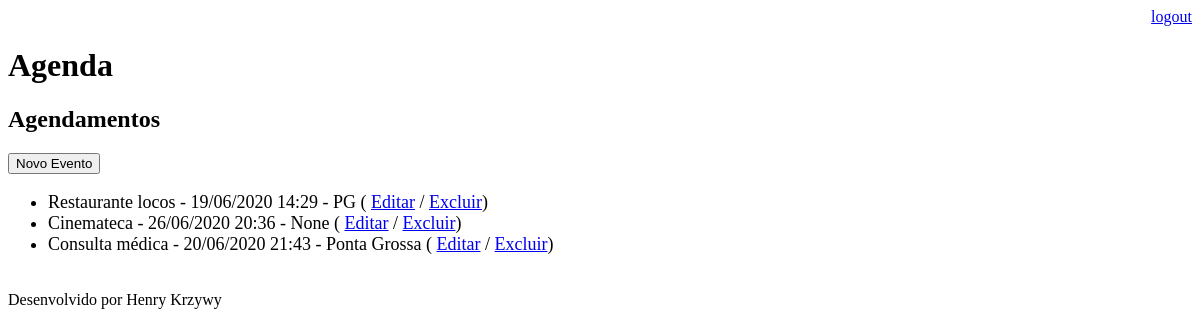
The page /agenda/ (signed in) on the database as committed earlier.
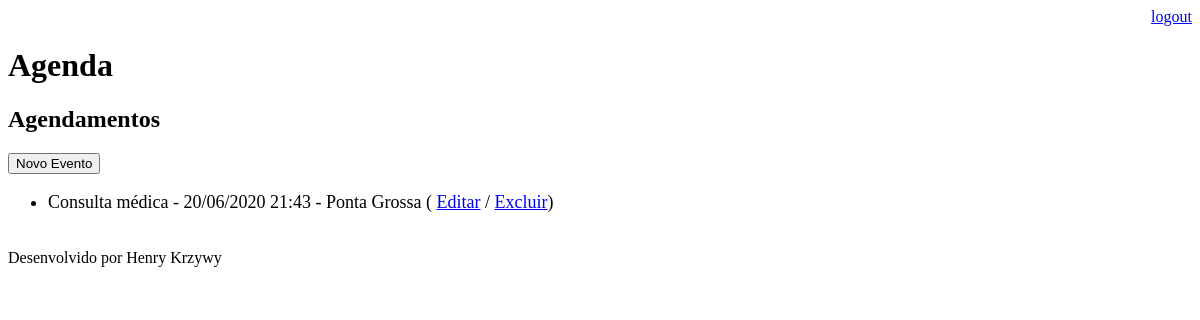
The same page on the database as committed later.
### core/models.py (models this page shows, shortened)
class Evento(models.Model):
    titulo = models.CharField(max_length=100)
    descricao = models.TextField(blank=True, null=True)
    data_evento = models.DateTimeField(verbose_name='Data do Evento')
    data_criacao = models.DateTimeField(auto_now=True, verbose_name='Data de Criação do Evento')
    usuario = models.ForeignKey(User, on_delete=models.CASCADE)
    local = models.CharField(max_length=100, blank=True, null=True, verbose_name='Local do Evento')
    class Meta:
        db_table = 'evento'
    def get_data_evento(self):
        return self.data_evento.strftime('%d/%m/%Y %H:%M')
    def get_evento_atrasado(self):
        if self.data_evento < datetime.now():
            return True
        else:
            return False

### core/views.py (the view)
# urls.py: path('agenda/', views.lista_eventos),
@login_required(login_url='/login/')
def lista_eventos(request):
    usuario = request.user
    data_atual = datetime.now() - timedelta(hours=1)
    evento = Evento.objects.filter(usuario=usuario, data_evento__gt=data_atual) # maior que
    dados = {'eventos': evento}
    return render(request, 'agenda.html', dados)

### templates/agenda.html
    {% extends "model-page.html" %}
    {% block content %}
        <h2>Agendamentos</h2>
        <a href="evento/">
            <button type="button">Novo Evento</button>
        </a>
        <ul style="font-size: 18px">
            {% for evento in eventos %}
            <li>
                <div style={% if evento.get_evento_atrasado %}"color:red"{% endif %}>
                    {{ evento.titulo }} - {{ evento.get_data_evento}} -
                    {% if evento.local is not None %}{{ evento.local }}{% endif %}
                    ( <a href="evento/?id={{ evento.id }}">Editar</a>
                    / <a href="evento/delete/{{ evento.id }}/">Excluir</a>)
                </div>
            </li>
            {% endfor %}
        </ul>
    {% endblock %}

Rows that differ between the two databases and show on the page:
no longer on this page (row edited): Evento: titulo "Restaurante locos", get_data_evento "19/06/2020 14:29", local "PG"
no longer on this page (row edited): Evento: titulo "Cinemateca", get_data_evento "26/06/2020 20:36", local "None"
